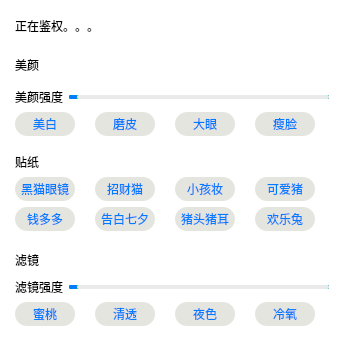
<?xml version="1.0" encoding="UTF-8"?>
<ui version="4.0">
 <class>BeautySettingForm</class>
 <widget class="QWidget" name="BeautySettingForm">
  <property name="geometry">
   <rect>
    <x>0</x>
    <y>0</y>
    <width>349</width>
    <height>356</height>
   </rect>
  </property>
  <property name="windowTitle">
   <string>Form</string>
  </property>
  <property name="styleSheet">
   <string notr="true">QPushButton
{
	border-radius:12px;
    background-color:rgb(229,229,224);
	color:rgb(0,122,255);
	
	font: bold 12px &quot;Microsoft YaHei UI&quot;
}

QPushButton:checked
{
	border-radius:12px;
    background-color:rgb(0,122,255);
	color:white;
	
	font: bold 12px &quot;Microsoft YaHei UI&quot;
}
QWidget#BeautySettingForm
{
	background-color:white;
}

/*滑块的样式*/
QSlider::groove:horizontal {
border: 1px solid #00B0AE;
background: #00B0AE;
height: 2px;
border-radius: 1px;
padding-left:0px;
padding-right:0px;
}

/*滑块经过的颜色:前面的颜色*/
QSlider::sub-page:horizontal {
background: #007AFF;
border: 1px solid #007AFF;
height: 2px;
border-radius: 2px;
}

QSlider::add-page:horizontal {
background: #EAEAEA;
border: 0px solid #EAEAEA;
height: 2px;
border-radius: 2px;
}
QSlider::handle:horizontal 
{
    background: qradialgradient(spread:pad, cx:0.5, cy:0.5, radius:0.5, fx:0.5, fy:0.5, 
    stop:0.8 #FFFFFF,stop:0.98409 #007AFF);

    width: 15px;
    margin-top: -6px;
    margin-bottom: -6px;
    margin-left: -1px;
    border-radius: 7px;
}
</string>
  </property>
  <layout class="QVBoxLayout" name="verticalLayout_4">
   <property name="leftMargin">
    <number>15</number>
   </property>
   <property name="rightMargin">
    <number>10</number>
   </property>
   <property name="bottomMargin">
    <number>30</number>
   </property>
   <item>
    <layout class="QHBoxLayout" name="horizontalLayout_5">
     <item>
      <widget class="QLabel" name="checkLicenseStatusLabel">
       <property name="text">
        <string>正在鉴权。。。              </string>
       </property>
      </widget>
     </item>
     <item>
      <spacer name="horizontalSpacer">
       <property name="orientation">
        <enum>Qt::Horizontal</enum>
       </property>
       <property name="sizeHint" stdset="0">
        <size>
         <width>40</width>
         <height>20</height>
        </size>
       </property>
      </spacer>
     </item>
     <item>
      <widget class="QPushButton" name="closeBtn">
       <property name="minimumSize">
        <size>
         <width>30</width>
         <height>30</height>
        </size>
       </property>
       <property name="maximumSize">
        <size>
         <width>30</width>
         <height>30</height>
        </size>
       </property>
       <property name="styleSheet">
        <string notr="true">QPushButton
{
    background:transparent;
	border-image: url(:/QuickStart/Resources/wclose.bmp);
    border-radius:0px;
}</string>
       </property>
       <property name="text">
        <string/>
       </property>
      </widget>
     </item>
    </layout>
   </item>
   <item>
    <layout class="QVBoxLayout" name="verticalLayout">
     <item>
      <widget class="QLabel" name="label">
       <property name="styleSheet">
        <string notr="true">QLabel
{
	color:black;
	font:bold 16px &quot;Microsoft YaHei UI&quot;;
}</string>
       </property>
       <property name="text">
        <string>美颜</string>
       </property>
      </widget>
     </item>
     <item>
      <layout class="QHBoxLayout" name="horizontalLayout_4">
       <property name="rightMargin">
        <number>10</number>
       </property>
       <item>
        <widget class="QLabel" name="label_2">
         <property name="styleSheet">
          <string notr="true">QLabel
{
	color:black;
	font: 12px &quot;Microsoft YaHei UI&quot;;
}</string>
         </property>
         <property name="text">
          <string>美颜强度</string>
         </property>
        </widget>
       </item>
       <item>
        <widget class="QSlider" name="beautyValueSlider">
         <property name="minimumSize">
          <size>
           <width>0</width>
           <height>18</height>
          </size>
         </property>
         <property name="orientation">
          <enum>Qt::Horizontal</enum>
         </property>
        </widget>
       </item>
      </layout>
     </item>
     <item>
      <layout class="QHBoxLayout" name="horizontalLayout">
       <property name="spacing">
        <number>20</number>
       </property>
       <item>
        <widget class="QPushButton" name="whiteBtn">
         <property name="minimumSize">
          <size>
           <width>60</width>
           <height>24</height>
          </size>
         </property>
         <property name="maximumSize">
          <size>
           <width>60</width>
           <height>24</height>
          </size>
         </property>
         <property name="styleSheet">
          <string notr="true"/>
         </property>
         <property name="text">
          <string>美白</string>
         </property>
         <property name="checkable">
          <bool>true</bool>
         </property>
         <property name="checked">
          <bool>false</bool>
         </property>
        </widget>
       </item>
       <item>
        <widget class="QPushButton" name="gridThinBtn">
         <property name="minimumSize">
          <size>
           <width>60</width>
           <height>24</height>
          </size>
         </property>
         <property name="maximumSize">
          <size>
           <width>60</width>
           <height>24</height>
          </size>
         </property>
         <property name="styleSheet">
          <string notr="true"/>
         </property>
         <property name="text">
          <string>磨皮</string>
         </property>
         <property name="checkable">
          <bool>true</bool>
         </property>
         <property name="checked">
          <bool>false</bool>
         </property>
        </widget>
       </item>
       <item>
        <widget class="QPushButton" name="bigEyeBtn">
         <property name="minimumSize">
          <size>
           <width>60</width>
           <height>24</height>
          </size>
         </property>
         <property name="maximumSize">
          <size>
           <width>60</width>
           <height>24</height>
          </size>
         </property>
         <property name="styleSheet">
          <string notr="true"/>
         </property>
         <property name="text">
          <string>大眼</string>
         </property>
         <property name="checkable">
          <bool>true</bool>
         </property>
         <property name="checked">
          <bool>false</bool>
         </property>
        </widget>
       </item>
       <item>
        <widget class="QPushButton" name="thinFaceBtn">
         <property name="minimumSize">
          <size>
           <width>60</width>
           <height>24</height>
          </size>
         </property>
         <property name="maximumSize">
          <size>
           <width>60</width>
           <height>24</height>
          </size>
         </property>
         <property name="styleSheet">
          <string notr="true"/>
         </property>
         <property name="text">
          <string>瘦脸</string>
         </property>
         <property name="checkable">
          <bool>true</bool>
         </property>
         <property name="checked">
          <bool>false</bool>
         </property>
        </widget>
       </item>
       <item>
        <spacer name="horizontalSpacer_3">
         <property name="orientation">
          <enum>Qt::Horizontal</enum>
         </property>
         <property name="sizeHint" stdset="0">
          <size>
           <width>40</width>
           <height>20</height>
          </size>
         </property>
        </spacer>
       </item>
      </layout>
     </item>
    </layout>
   </item>
   <item>
    <layout class="QVBoxLayout" name="verticalLayout_2">
     <property name="topMargin">
      <number>10</number>
     </property>
     <item>
      <widget class="QLabel" name="label_3">
       <property name="styleSheet">
        <string notr="true">QLabel
{
	color:black;
	font:bold 16px &quot;Microsoft YaHei UI&quot;;
}</string>
       </property>
       <property name="text">
        <string>贴纸</string>
       </property>
      </widget>
     </item>
     <item>
      <layout class="QHBoxLayout" name="horizontalLayout_6">
       <item>
        <layout class="QGridLayout" name="gridLayout">
         <property name="horizontalSpacing">
          <number>20</number>
         </property>
         <item row="0" column="0">
          <widget class="QPushButton" name="stickerBtn_1">
           <property name="minimumSize">
            <size>
             <width>60</width>
             <height>24</height>
            </size>
           </property>
           <property name="maximumSize">
            <size>
             <width>60</width>
             <height>24</height>
            </size>
           </property>
           <property name="styleSheet">
            <string notr="true"/>
           </property>
           <property name="text">
            <string>黑猫眼镜</string>
           </property>
           <property name="checkable">
            <bool>true</bool>
           </property>
           <property name="checked">
            <bool>false</bool>
           </property>
          </widget>
         </item>
         <item row="0" column="1">
          <widget class="QPushButton" name="stickerBtn_2">
           <property name="minimumSize">
            <size>
             <width>60</width>
             <height>24</height>
            </size>
           </property>
           <property name="maximumSize">
            <size>
             <width>60</width>
             <height>24</height>
            </size>
           </property>
           <property name="styleSheet">
            <string notr="true"/>
           </property>
           <property name="text">
            <string>招财猫</string>
           </property>
           <property name="checkable">
            <bool>true</bool>
           </property>
           <property name="checked">
            <bool>false</bool>
           </property>
          </widget>
         </item>
         <item row="0" column="2">
          <widget class="QPushButton" name="stickerBtn_3">
           <property name="minimumSize">
            <size>
             <width>60</width>
             <height>24</height>
            </size>
           </property>
           <property name="maximumSize">
            <size>
             <width>60</width>
             <height>24</height>
            </size>
           </property>
           <property name="styleSheet">
            <string notr="true"/>
           </property>
           <property name="text">
            <string>小孩妆</string>
           </property>
           <property name="checkable">
            <bool>true</bool>
           </property>
           <property name="checked">
            <bool>false</bool>
           </property>
          </widget>
         </item>
         <item row="0" column="3">
          <widget class="QPushButton" name="stickerBtn_4">
           <property name="minimumSize">
            <size>
             <width>60</width>
             <height>24</height>
            </size>
           </property>
           <property name="maximumSize">
            <size>
             <width>60</width>
             <height>24</height>
            </size>
           </property>
           <property name="styleSheet">
            <string notr="true"/>
           </property>
           <property name="text">
            <string>可爱猪</string>
           </property>
           <property name="checkable">
            <bool>true</bool>
           </property>
           <property name="checked">
            <bool>false</bool>
           </property>
          </widget>
         </item>
         <item row="1" column="0">
          <widget class="QPushButton" name="stickerBtn_5">
           <property name="minimumSize">
            <size>
             <width>60</width>
             <height>24</height>
            </size>
           </property>
           <property name="maximumSize">
            <size>
             <width>60</width>
             <height>24</height>
            </size>
           </property>
           <property name="styleSheet">
            <string notr="true"/>
           </property>
           <property name="text">
            <string>钱多多</string>
           </property>
           <property name="checkable">
            <bool>true</bool>
           </property>
           <property name="checked">
            <bool>false</bool>
           </property>
          </widget>
         </item>
         <item row="1" column="1">
          <widget class="QPushButton" name="stickerBtn_6">
           <property name="minimumSize">
            <size>
             <width>60</width>
             <height>24</height>
            </size>
           </property>
           <property name="maximumSize">
            <size>
             <width>60</width>
             <height>24</height>
            </size>
           </property>
           <property name="styleSheet">
            <string notr="true"/>
           </property>
           <property name="text">
            <string>告白七夕</string>
           </property>
           <property name="checkable">
            <bool>true</bool>
           </property>
           <property name="checked">
            <bool>false</bool>
           </property>
          </widget>
         </item>
         <item row="1" column="2">
          <widget class="QPushButton" name="stickerBtn_7">
           <property name="minimumSize">
            <size>
             <width>60</width>
             <height>24</height>
            </size>
           </property>
           <property name="maximumSize">
            <size>
             <width>60</width>
             <height>24</height>
            </size>
           </property>
           <property name="styleSheet">
            <string notr="true"/>
           </property>
           <property name="text">
            <string>猪头猪耳</string>
           </property>
           <property name="checkable">
            <bool>true</bool>
           </property>
           <property name="checked">
            <bool>false</bool>
           </property>
          </widget>
         </item>
         <item row="1" column="3">
          <widget class="QPushButton" name="stickerBtn_8">
           <property name="minimumSize">
            <size>
             <width>60</width>
             <height>24</height>
            </size>
           </property>
           <property name="maximumSize">
            <size>
             <width>60</width>
             <height>24</height>
            </size>
           </property>
           <property name="styleSheet">
            <string notr="true"/>
           </property>
           <property name="text">
            <string>欢乐兔</string>
           </property>
           <property name="checkable">
            <bool>true</bool>
           </property>
           <property name="checked">
            <bool>false</bool>
           </property>
          </widget>
         </item>
        </layout>
       </item>
       <item>
        <spacer name="horizontalSpacer_4">
         <property name="orientation">
          <enum>Qt::Horizontal</enum>
         </property>
         <property name="sizeHint" stdset="0">
          <size>
           <width>40</width>
           <height>20</height>
          </size>
         </property>
        </spacer>
       </item>
      </layout>
     </item>
    </layout>
   </item>
   <item>
    <layout class="QVBoxLayout" name="verticalLayout_3">
     <property name="topMargin">
      <number>10</number>
     </property>
     <item>
      <widget class="QLabel" name="label_4">
       <property name="styleSheet">
        <string notr="true">QLabel
{
	color:black;
	font:bold 16px &quot;Microsoft YaHei UI&quot;;
}</string>
       </property>
       <property name="text">
        <string>滤镜</string>
       </property>
      </widget>
     </item>
     <item>
      <layout class="QHBoxLayout" name="horizontalLayout_3">
       <property name="rightMargin">
        <number>10</number>
       </property>
       <item>
        <widget class="QLabel" name="label_5">
         <property name="styleSheet">
          <string notr="true">QLabel
{
	color:black;
	font: 12px &quot;Microsoft YaHei UI&quot;;
}</string>
         </property>
         <property name="text">
          <string>滤镜强度</string>
         </property>
        </widget>
       </item>
       <item>
        <widget class="QSlider" name="filterValueSlider">
         <property name="minimumSize">
          <size>
           <width>0</width>
           <height>18</height>
          </size>
         </property>
         <property name="orientation">
          <enum>Qt::Horizontal</enum>
         </property>
        </widget>
       </item>
      </layout>
     </item>
     <item>
      <layout class="QHBoxLayout" name="horizontalLayout_2">
       <property name="spacing">
        <number>20</number>
       </property>
       <item>
        <widget class="QPushButton" name="filterBtn_1">
         <property name="minimumSize">
          <size>
           <width>60</width>
           <height>24</height>
          </size>
         </property>
         <property name="maximumSize">
          <size>
           <width>60</width>
           <height>24</height>
          </size>
         </property>
         <property name="styleSheet">
          <string notr="true"/>
         </property>
         <property name="text">
          <string>蜜桃</string>
         </property>
         <property name="checkable">
          <bool>true</bool>
         </property>
         <property name="checked">
          <bool>false</bool>
         </property>
        </widget>
       </item>
       <item>
        <widget class="QPushButton" name="filterBtn_2">
         <property name="minimumSize">
          <size>
           <width>60</width>
           <height>24</height>
          </size>
         </property>
         <property name="maximumSize">
          <size>
           <width>60</width>
           <height>24</height>
          </size>
         </property>
         <property name="styleSheet">
          <string notr="true"/>
         </property>
         <property name="text">
          <string>清透</string>
         </property>
         <property name="checkable">
          <bool>true</bool>
         </property>
         <property name="checked">
          <bool>false</bool>
         </property>
        </widget>
       </item>
       <item>
        <widget class="QPushButton" name="filterBtn_3">
         <property name="minimumSize">
          <size>
           <width>60</width>
           <height>24</height>
          </size>
         </property>
         <property name="maximumSize">
          <size>
           <width>60</width>
           <height>24</height>
          </size>
         </property>
         <property name="styleSheet">
          <string notr="true"/>
         </property>
         <property name="text">
          <string>夜色</string>
         </property>
         <property name="checkable">
          <bool>true</bool>
         </property>
         <property name="checked">
          <bool>false</bool>
         </property>
        </widget>
       </item>
       <item>
        <widget class="QPushButton" name="filterBtn_4">
         <property name="minimumSize">
          <size>
           <width>60</width>
           <height>24</height>
          </size>
         </property>
         <property name="maximumSize">
          <size>
           <width>60</width>
           <height>24</height>
          </size>
         </property>
         <property name="styleSheet">
          <string notr="true"/>
         </property>
         <property name="text">
          <string>冷氧</string>
         </property>
         <property name="checkable">
          <bool>true</bool>
         </property>
         <property name="checked">
          <bool>false</bool>
         </property>
        </widget>
       </item>
       <item>
        <spacer name="horizontalSpacer_2">
         <property name="orientation">
          <enum>Qt::Horizontal</enum>
         </property>
         <property name="sizeHint" stdset="0">
          <size>
           <width>40</width>
           <height>20</height>
          </size>
         </property>
        </spacer>
       </item>
      </layout>
     </item>
    </layout>
   </item>
  </layout>
 </widget>
 <resources>
  <include location="../QuickStart.qrc"/>
 </resources>
 <connections/>
</ui>
